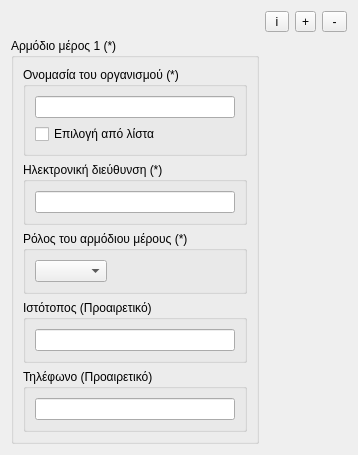
            <widget class="QWidget" name="scrollAreaWidgetContents_10_1">
             <property name="geometry">
              <rect>
               <x>0</x>
               <y>0</y>
               <width>358</width>
               <height>451</height>
              </rect>
             </property>
             <layout class="QGridLayout" name="gridLayout_76">
              <item row="0" column="2">
               <widget class="QToolButton" name="toolButton_10_3">
                <property name="text">
                 <string>+</string>
                </property>
                <property name="icon">
                 <iconset resource=".qgis2/python/plugins/TATM_Metadata_editor/resources.qrc">
                  <normaloff>:/plugins/Metadata_editor/icons/add.png</normaloff>:/plugins/Metadata_editor/icons/add.png</iconset>
                </property>
               </widget>
              </item>
              <item row="1" column="0">
               <widget class="QGroupBox" name="groupBox_10_2">
                <property name="title">
                 <string>Αρμόδιο μέρος 1 (*)</string>
                </property>
                <layout class="QGridLayout" name="gridLayout_77">
                 <item row="2" column="0">
                  <widget class="QGroupBox" name="groupBox_10_5">
                   <property name="title">
                    <string>Ρόλος του αρμόδιου μέρους (*)</string>
                   </property>
                   <layout class="QGridLayout" name="gridLayout_78">
                    <item row="0" column="0">
                     <widget class="QComboBox" name="comboBox_10_1"/>
                    </item>
                    <item row="0" column="1">
                     <spacer name="horizontalSpacer_22">
                      <property name="orientation">
                       <enum>Qt::Horizontal</enum>
                      </property>
                      <property name="sizeHint" stdset="0">
                       <size>
                        <width>40</width>
                        <height>20</height>
                       </size>
                      </property>
                     </spacer>
                    </item>
                   </layout>
                  </widget>
                 </item>
                 <item row="1" column="0">
                  <widget class="QGroupBox" name="groupBox_10_4">
                   <property name="title">
                    <string>Ηλεκτρονική διεύθυνση (*)</string>
                   </property>
                   <layout class="QGridLayout" name="gridLayout_79">
                    <item row="0" column="0">
                     <widget class="QLineEdit" name="lineEdit_10_2"/>
                    </item>
                   </layout>
                  </widget>
                 </item>
                 <item row="0" column="0">
                  <widget class="QGroupBox" name="groupBox_10_3">
                   <property name="title">
                    <string>Oνομασία του οργανισμού (*)</string>
                   </property>
                   <layout class="QGridLayout" name="gridLayout_80">
                    <item row="1" column="0">
                     <widget class="QLineEdit" name="lineEdit_10_1"/>
                    </item>
                    <item row="2" column="0">
                     <widget class="QCheckBox" name="checkBox_10">
                      <property name="text">
                       <string>Επιλογή από λίστα</string>
                      </property>
                     </widget>
                    </item>
                   </layout>
                  </widget>
                 </item>
                 <item row="3" column="0">
                  <widget class="QGroupBox" name="groupBox_10_6">
                   <property name="title">
                    <string>Ιστότοπος (Προαιρετικό)</string>
                   </property>
                   <layout class="QGridLayout" name="gridLayout_19">
                    <item row="0" column="0">
                     <widget class="QLineEdit" name="lineEdit_10_3"/>
                    </item>
                   </layout>
                  </widget>
                 </item>
                 <item row="4" column="0">
                  <widget class="QGroupBox" name="groupBox_10_7">
                   <property name="title">
                    <string>Τηλέφωνο (Προαιρετικό)</string>
                   </property>
                   <layout class="QGridLayout" name="gridLayout_20">
                    <item row="0" column="0">
                     <widget class="QLineEdit" name="lineEdit_10_4"/>
                    </item>
                   </layout>
                  </widget>
                 </item>
                </layout>
               </widget>
              </item>
              <item row="0" column="3">
               <widget class="QToolButton" name="toolButton_10_5">
                <property name="text">
                 <string> - </string>
                </property>
                <property name="icon">
                 <iconset resource=".qgis2/python/plugins/TATM_Metadata_editor/resources.qrc">
                  <normaloff>:/plugins/Metadata_editor/icons/remove.png</normaloff>:/plugins/Metadata_editor/icons/remove.png</iconset>
                </property>
               </widget>
              </item>
              <item row="0" column="1">
               <widget class="QToolButton" name="toolButton_10_4">
                <property name="text">
                 <string> i </string>
                </property>
                <property name="icon">
                 <iconset resource=".qgis2/python/plugins/TATM_Metadata_editor/resources.qrc">
                  <normaloff>:/plugins/Metadata_editor/icons/info.png</normaloff>:/plugins/Metadata_editor/icons/info.png</iconset>
                </property>
               </widget>
              </item>
             </layout>
            </widget>
